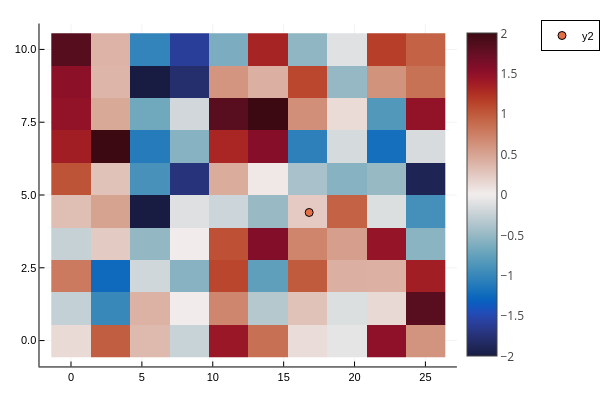

Notebook code cell kept with this figure:
### Code cell
plot()
heatmap(env_data.X, env_data.Y, env_data.W[:, :, t_ind]', cmap = :balance; plottype=:wx)
scatter!(first.(x0s), last.(x0s))
plot!(clims=(-2,2))

### Figure 1 — Plotly figure (JSON) as saved in the notebook; plotly's stock layout.template omitted (floating-point values rounded to 4 significant figures; data arrays with more than 128 entries replaced by an {"elided": "..."} marker saying what was removed)
{"data": [{"colorbar": {"len": 0.9525, "title": "", "x": 0.7615, "y": 0.5139}, "colorscale": {"elided": "256x2 mixed values"}, "name": "y1", "plottype": "wx", "showlegend": false, "showscale": true, "type": "heatmap", "x": [-1.389, 1.389, 4.167, 6.944, 9.722, 12.5, 15.28, 18.06, 20.83, 23.61, 26.39], "xaxis": "x", "y": [-0.5556, 0.5556, 1.667, 2.778, 3.889, 5, 6.111, 7.222, 8.333, 9.444, 10.56], "yaxis": "y", "z": [[0.1275, 0.9746, 0.348, -0.2363, 1.424, 0.8518, 0.1181, -0.07245, 1.503, 0.6035], [-0.2634, -0.996, 0.397, 0.00294, 0.6967, -0.3461, 0.2919, -0.1273, 0.137, 1.83], [0.782, -1.243, -0.1965, -0.574, 1.113, -0.7754, 0.9847, 0.4153, 0.4042, 1.362], [-0.2471, 0.2391, -0.517, 0.01031, 1.05, 1.579, 0.7088, 0.5274, 1.457, -0.5558], [0.3152, 0.5031, -2.35, -0.1119, -0.2174, -0.4881, 0.2347, 0.9418, -0.1282, -0.9248], [1.035, 0.2908, -0.9094, -1.722, 0.4422, 0.0355, -0.413, -0.5799, -0.5021, -1.913], [1.368, 2.418, -1.106, -0.5763, 1.31, 1.556, -1.064, -0.1622, -1.205, -0.1542], [1.481, 0.4619, -0.6871, -0.1923, 1.822, 3.488, 0.6367, 0.123, -0.8477, 1.481], [1.517, 0.3764, -2.182, -1.783, 0.5923, 0.4141, 1.109, -0.5072, 0.6121, 0.8396], [1.841, 0.3917, -1.027, -1.603, -0.6361, 1.322, -0.5294, -0.1048, 1.159, 0.9428]], "zmax": 2, "zmin": -2}, {"colorbar": {"len": 0.9525, "title": "", "x": 0.7615, "y": 0.5139}, "legendgroup": "y2", "marker": {"color": "rgba(227, 111, 71, 1.000)", "line": {"color": "rgba(0, 0, 0, 1.000)", "width": 1}, "size": 8, "symbol": "circle"}, "mode": "markers", "name": "y2", "showlegend": true, "type": "scatter", "x": [16.8], "xaxis": "x", "y": [4.4], "yaxis": "y", "zmax": 2, "zmin": -2}], "layout": {"annotations": [], "height": 400, "legend": {"bgcolor": "rgba(255, 255, 255, 1.000)", "bordercolor": "rgba(0, 0, 0, 1.000)", "borderwidth": 1, "font": {"color": "rgba(0, 0, 0, 1.000)", "family": "sans-serif", "size": 11}, "title": {"font": {"color": "rgba(0, 0, 0, 1.000)", "family": "sans-serif", "size": 15}, "text": ""}, "tracegroupgap": 0, "traceorder": "normal", "x": 1, "xanchor": "auto", "y": 1, "yanchor": "auto"}, "margin": {"b": 20, "l": 0, "r": 0, "t": 20}, "paper_bgcolor": "rgba(255, 255, 255, 1.000)", "plot_bgcolor": "rgba(255, 255, 255, 1.000)", "showlegend": true, "width": 600, "xaxis": {"anchor": "y", "domain": [0.06582, 0.7615], "gridcolor": "rgba(0, 0, 0, 0.100)", "gridwidth": 0.5, "linecolor": "rgba(0, 0, 0, 1.000)", "mirror": false, "range": [-2.222, 27.22], "showgrid": true, "showline": true, "showticklabels": true, "tickangle": 0, "tickcolor": "rgb(0, 0, 0)", "tickfont": {"color": "rgba(0, 0, 0, 1.000)", "family": "sans-serif", "size": 11}, "tickmode": "array", "ticks": "inside", "ticktext": ["0", "5", "10", "15", "20", "25"], "tickvals": [0, 5, 10, 15, 20, 25], "title": "", "titlefont": {"color": "rgba(0, 0, 0, 1.000)", "family": "sans-serif", "size": 15}, "type": "-", "visible": true, "zeroline": false, "zerolinecolor": "rgba(0, 0, 0, 1.000)"}, "yaxis": {"anchor": "x", "domain": [0.03762, 0.9902], "gridcolor": "rgba(0, 0, 0, 0.100)", "gridwidth": 0.5, "linecolor": "rgba(0, 0, 0, 1.000)", "mirror": false, "range": [-0.8889, 10.89], "showgrid": true, "showline": true, "showticklabels": true, "tickangle": 0, "tickcolor": "rgb(0, 0, 0)", "tickfont": {"color": "rgba(0, 0, 0, 1.000)", "family": "sans-serif", "size": 11}, "tickmode": "array", "ticks": "inside", "ticktext": ["0.0", "2.5", "5.0", "7.5", "10.0"], "tickvals": [0, 2.5, 5, 7.5, 10], "title": "", "titlefont": {"color": "rgba(0, 0, 0, 1.000)", "family": "sans-serif", "size": 15}, "type": "-", "visible": true, "zeroline": false, "zerolinecolor": "rgba(0, 0, 0, 1.000)"}}}
